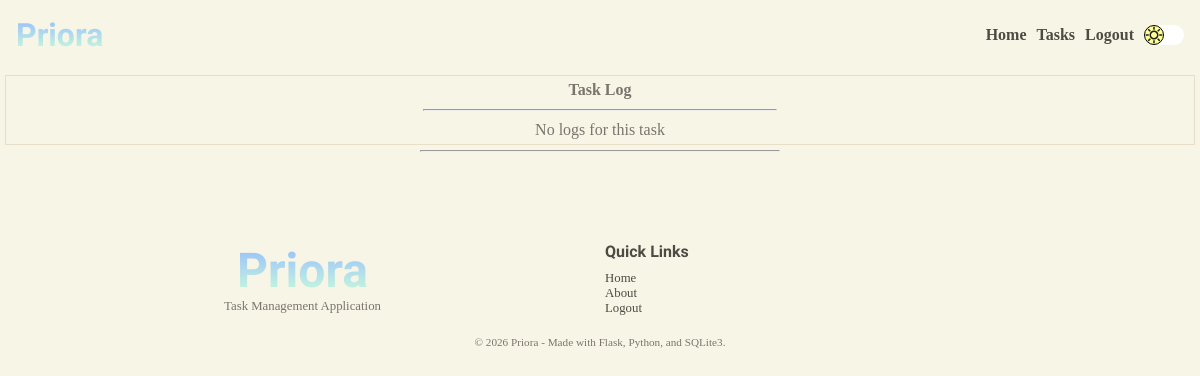
The app's page /user/task/41/log (signed in), older data.
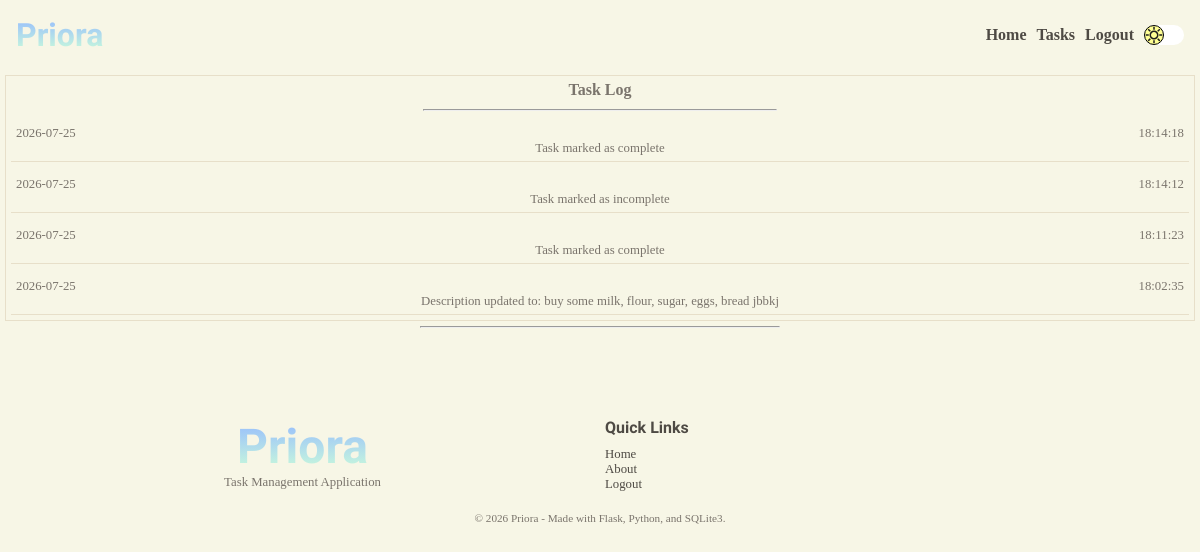
The same page, newer data.
### tables this page shows
CREATE TABLE "task_logs" (
                            "log_id"	INTEGER NOT NULL UNIQUE,
                            "task_id"	INTEGER NOT NULL,
                            "user_id"   INTEGER NOT NULL,
                            "date"	TEXT NOT NULL,
                            "time"	TEXT NOT NULL,
                            "comment"	TEXT NOT NULL,
                            PRIMARY KEY("log_id" AUTOINCREMENT),
                            FOREIGN KEY("task_id") 
                                REFERENCES "tasks"("task_id")
                                ON DELETE CASCADE,
                            FOREIGN KEY ("user_id")
                                REFERENCES "users"("user_id")
                                ON DELETE CASCADE
                            );

### app.py (the view)
@app.route("/user/task/<int:task_id>/log", methods=["GET"])
@login_required
@password_reset_required
def all_logs(task_id):
    user = find_user_by_id(session.get("user-id"))
    logs = get_all_task_logs(task_id, user)
    return render_template("tasks/task-log.html", logs=logs)

### app.py (called while the page is built)
@app.after_request
def security_headers(response):
    response.headers["Content-Security-Policy"] = (
        "default-src 'self'; "
        "script-src 'self'; "
        "style-src 'self' https://fonts.googleapis.com; "
        "font-src 'self' https://fonts.gstatic.com;"
    )
    return response

### services/auth.py (called while the page is built)
def login_required(f):
    @wraps(f)
    def decorated_function(*args, **kwargs):
        if session.get("user-id") is None:
            return redirect(url_for("login"))
        return f(*args, **kwargs)
    return decorated_function

def password_reset_required(f):
    @wraps(f)
    def decorated_function(*args, **kwargs):
        reset_req = is_reset_req(session.get("user-id"))
        if reset_req:
            return redirect(url_for("change_password"))
        return f(*args, **kwargs)
    return decorated_function

### services/database.py (called while the page is built)
def connect_database():
    os.makedirs("instance", exist_ok=True)
    connection = sqlite3.connect("instance/task-manager.db")
    connection.row_factory = sqlite3.Row
    connection.execute("PRAGMA foreign_keys = ON;")
    return connection

def find_user_by_id(user_id):
    connection = connect_database()
    cursor = connection.cursor()
    try:
        cursor.execute(
            """SELECT * FROM users WHERE user_id = ?;""",
            (user_id,),
        )
        user = cursor.fetchone()
        return user
    except Exception as e:
        print(e)
        return False
    finally:
        connection.close()

def is_reset_req(user_id):
    connection = connect_database()
    cursor = connection.cursor()
    try:
        cursor.execute(
            """SELECT reset FROM users WHERE user_id = ?;""",
            (user_id,),
        )
        required = cursor.fetchone()
        return bool(required and required["reset"] == 1)
    except Exception as e:
        print(e)
        return False
    finally:
        connection.close()

def get_all_task_logs(task_id, user):
    user_id = user["user_id"]
    connection = connect_database()
    cursor = connection.cursor()
    try:
        cursor.execute(
            """SELECT * FROM task_logs WHERE task_id = ? AND user_id = ? ORDER BY date DESC, time DESC;""",
            (task_id, user_id),
        )
        logs = cursor.fetchall()
        return logs
    except Exception as e:
        print(e)
        return None
    finally:
        connection.close()

### templates/tasks/task-log.html
{% extends 'layout.html' %} {% block content %}
<section class="task-view-section">
  <div class="task-view-log">
    <div class="task-log">
      <p><strong>Task Log</strong></p>
      <hr />
      {% if logs %} {% for log in logs %}
      <div class="log">
        <div class="log-info">
          <p>{{ log['date']}}</p>
          <p>{{ log['time']}}</p>
        </div>
        <div class="log-description">
          <p>{{ log['comment'] }}</p>
        </div>
      </div>
      {% endfor %} {% else %}
      <p>No logs for this task</p>
      {% endif %}
    </div>
  </div>
</section>
{% endblock content %}

### templates/layout.html (shortened to what this page needs)
<!doctype html>
<html lang="en">
  <head>
    <link
      rel="stylesheet"
      href="{{ url_for('static', filename='css/styles.css' )}}"
    />
  </head>
  <body>
    <header>{% include 'header.html' %}</header>
    <main>{% block content %}{% endblock content %}</main>
    <footer>{% include 'footer.html' %}</footer>
  </body>
</html>

### templates/header.html (shortened to what this page needs)
<div class="nav-bar">
  <div>
    <a href="{{ url_for('home')}}"><h1 class="gradient-text">Priora</h1></a>
  </div>
  <div>
    <nav>
      <ul>
        {% if session.get('user-id') %}
        <li><a href="{{ url_for('account') }}">Home</a></li>
        <li><a href="{{ url_for('home') }}">Tasks</a></li>
        <li>
          <form action="{{ url_for('logout') }}" method="post">
            <input type="submit" value="Logout" class="logout-button" />
          </form>
        </li>
        {% else %}
        <li><a href="{{ url_for('home') }}">Home</a></li>
        <li><a href="{{ url_for('about') }}">About</a></li>
        <li><a href="{{ url_for('home') }}#features">Features</a></li>
        <li><a href="{{ url_for('login') }}">Login</a></li>
        {% endif %}
        <li>
          <div class="night-mode-button">
            <div class="night-mode-inner-button"></div>
          </div>
        </li>
      </ul>
    </nav>
  </div>
</div>

### templates/footer.html (shortened to what this page needs)
<div class="horizontal-line">
  <hr />
</div>
<div class="space"></div>
<section class="footer-section">
  <div class="footer-top">
    <div>
      <a href="{{ url_for('home')}}"><h1 class="gradient-text">Priora</h1></a>
      <p>Task Management Application</p>
    </div>
    <div>
      <p><strong>Quick Links</strong></p>
      <ul>
        <li><a href="{{ url_for('home') }}">Home</a></li>
        <li><a href="{{ url_for('about') }}">About</a></li>
        {% if session.get('user-id') %}
        <li>
          <form action="{{ url_for('logout') }}" method="post">
            <input type="submit" value="Logout" class="logout-button-footer" />
          </form>
        </li>
        {% else %}
        <li><a href="{{url_for('login')}}">Login</a></li>
        <li><a href="{{ url_for('register')}}">Register</a></li>
        {% endif %}
      </ul>
    </div>
  </div>
  <div class="footer-bottom">
    <p>© 2026 Priora - Made with Flask, Python, and SQLite3.</p>
  </div>
</section>

### static/css/base.css (style rules this page uses)
:root { --bg-color: #F7F6E6; --bg-task-card: white; --surface-color: #FFFFFF; --surface-secondary: #FFF8EF; --hero-gradient: linear-gradient(90deg, #CDFFD8 0%, #94B9FF 100%); --hero-bg-mb: url('/static/media/light-bg-mobile.gif'); --hero-bg-dk: url('/static/media/light-bg-desktop.gif'); --box-shadow: #4E4A44; --night-mode-button: url('/static/media/day.svg'); --primary-text: #4E4A44; --secondary-text: #7A746C; --accent-peach: #FFDFBD; --accent-beige: #E2C0AE; --accent-green: #D9E9B1; --accent-yellow: #F2EAA0; --border-color: #E7DFC9; --scrollbar-color: #E2C0AE; --success: #B8D98A; --warning: #F2EAA0; --danger: #E79A9A; --info: #AFCFEA; }
* { box-sizing: border-box; margin: 0; padding: 0; scrollbar-width: thin; scrollbar-color: #94B9FF var(--bg-color); }
html { overflow-x: hidden; scroll-behavior: smooth; }
body { background-color: var(--bg-color); font-family: cursive; overflow-x: hidden; }
h1, h2, h3, h4, h5, h6 { color: var(--primary-text) }
h1 { font-family: 'Leckerli One', cursive; }
p { color: var(--secondary-text); font-family: cursive; }
a { text-decoration: none; color: var(--primary-text) }
hr { width: 30%; color: var(--primary-text); }
.horizontal-line { width: 100%; display: flex; justify-content: center; }
.space { height: 10vh; }

### static/css/components/header.css (style rules this page uses)
.nav-bar { display: flex; padding: 1rem; justify-content: space-between; align-items: center; text-align: center; }
.nav-bar nav ul { display: flex; gap: 5px; align-items: center; justify-content: center; }
.nav-bar nav ul li { list-style-type: none; font-family: cursive; font-size: 0.8rem; }
.nav-bar nav ul li a { color: var(--primary-text); font-weight: bold; }
.night-mode-button { width: 40px; height: 20px; border-radius: 50px; background-color: white; transition: background-color 1s ease-in-out; }
.night-mode-inner-button { border: 1px solid black; height: 100%; width: 50%; border-radius: 100%; justify-content: center; align-items: center; display: flex; background-image: url('/static/media/day.svg'); background-position: center; background-repeat: no-repeat; background-size: contain; transition: transform 1s ease, background-image 1s ease-in-out; background-color: rgb(255, 255, 148); }
.logout-button { border: none; background: none; color: var(--primary-text); font-family: cursive; font-weight: bold; font-size: 0.8rem; }
@media screen and (min-width: 1000px) { .nav-bar nav ul li { font-size: 1rem; } }
@media screen and (min-width: 1000px) { .nav-bar { display: flex; padding: 1rem; justify-content: space-between; } }
@media screen and (min-width: 1000px) { .nav-bar nav ul { display: flex; gap: 10px; } }
@media screen and (min-width: 1000px) { .nav-bar nav ul li { list-style-type: none; } }
@media screen and (min-width: 1000px) { .logout-button { font-size: 1rem; } }

### static/css/components/footer.css (style rules this page uses)
.footer-section { padding: 10px; display: flex; flex-direction: column; justify-content: space-between; gap: 20px; }
.footer-top { display: grid; grid-template-columns: repeat(1, 1fr); gap: 10px; }
.footer-top h1 { font-size: 3rem; ; }
.footer-top p { font-size: 0.8rem; }
.footer-top>div { width: 100%; }
.footer-top div:nth-child(1) { text-align: center; }
.footer-top strong { font-size: 1rem; font-weight: bold; font-family: 'Leckerli One', cursive; color: var(--primary-text); }
.footer-top div ul { margin-top: 10px; }
.footer-top div ul li { list-style-type: none; font-size: 0.8rem; }
.logout-button-footer { font-size: 0.8rem; background: none; border: none; color: var(--primary-text); font-family: cursive; }
.footer-bottom { width: 100%; text-align: center; font-size: 0.7rem; }
@media screen and (min-width: 1000px) { .footer-top { grid-template-columns: repeat(2, 1fr); } }

### static/css/pages/main/home.css (style rules this page uses)
.gradient-text { background: linear-gradient(0deg, #CDFFD8, #94B9FF); -webkit-background-clip: text; background-clip: text; color: transparent; }
@media screen and (min-width: 1000px) { .nav-bar nav ul li { font-size: 1rem; } }
@media screen and (min-width: 1000px) { .nav-bar { display: flex; padding: 1rem; justify-content: space-between; } }
@media screen and (min-width: 1000px) { .nav-bar nav ul { display: flex; gap: 10px; } }
@media screen and (min-width: 1000px) { .nav-bar nav ul li { list-style-type: none; } }

Row changes from the older to the newer data that the page shows:
added task_logs: date "2026-07-25", time "18:14:18", comment "Task marked as complete"
added task_logs: date "2026-07-25", time "18:14:12", comment "Task marked as incomplete"
added task_logs: date "2026-07-25", time "18:11:23", comment "Task marked as complete"
added task_logs: date "2026-07-25", time "18:02:35", comment "Description updated to: buy some milk, flour, sugar, eggs, bread jbbkj"
Text that changed along with them:
text no longer shown: "No logs for this task"
